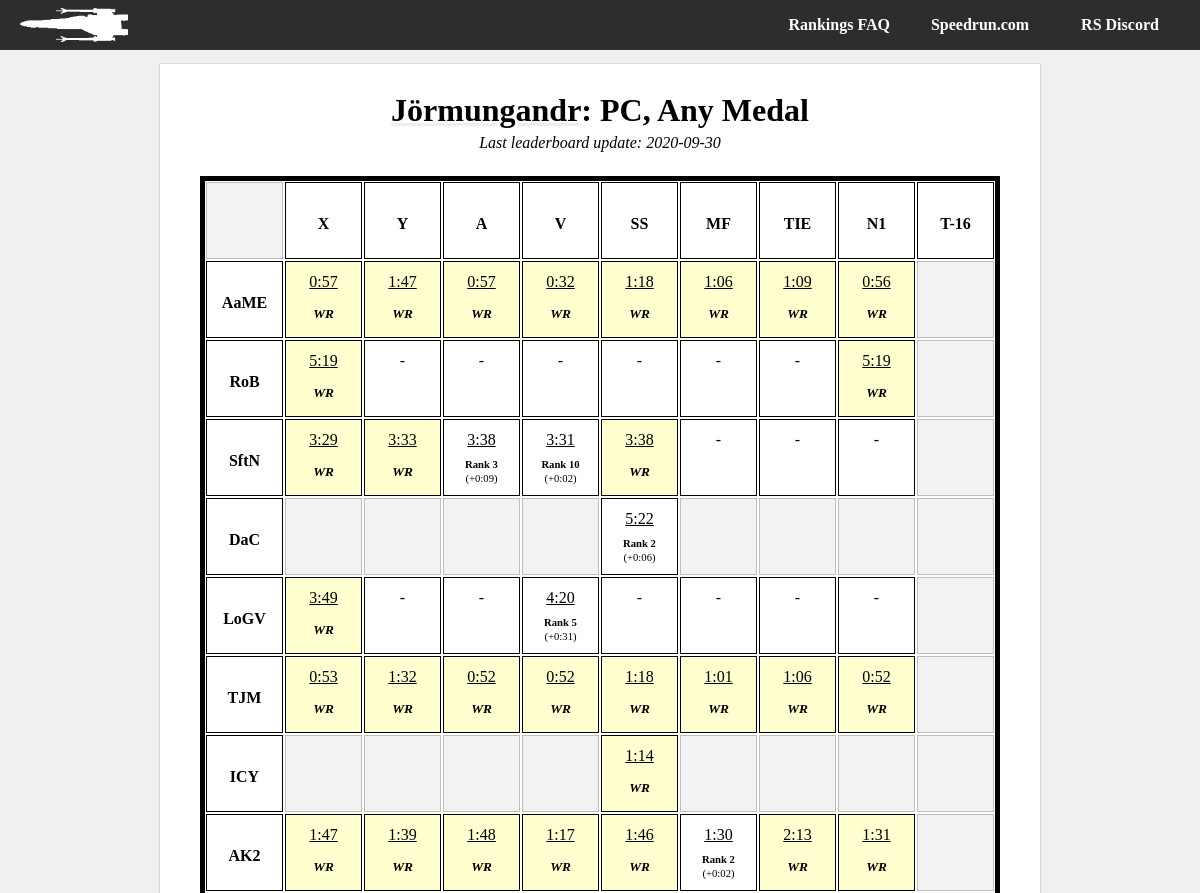
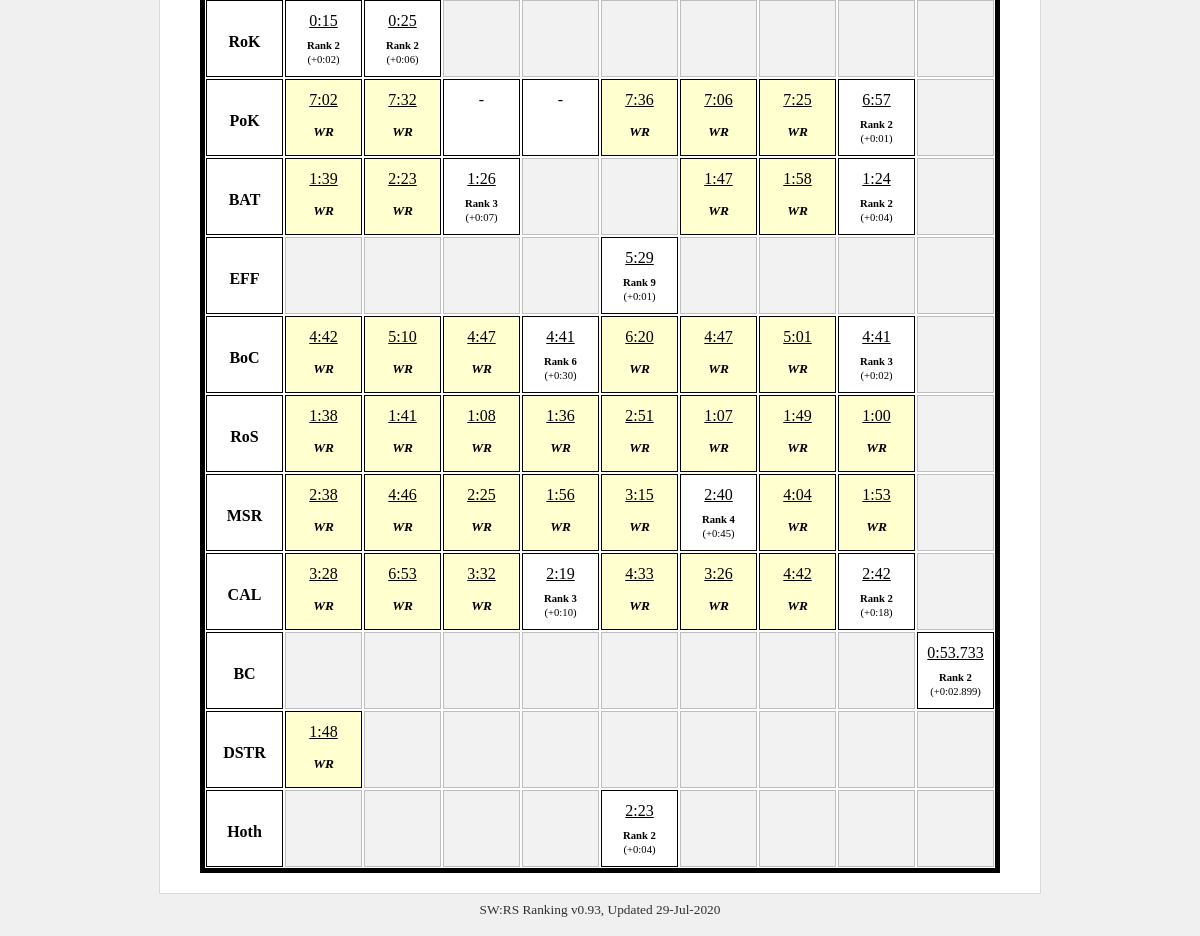
/player/Jörmungandr/pc_any, run on the app's committed database (2 pictures, top to bottom).
### tables this page shows
CREATE TABLE metadata (field          text primary key,value          text);

CREATE TABLE il_runs_20200930 (run_id          integer primary key,level           text,category        text,player          text,time            integer default 9999,platform        text,medal           text,src_link        text,rank            integer default 0);

### swrs.py (the view)
@app.route('/player/<player_id>/<category>')
def player_cat(player_id, category):
    con = lite.connect(DATABASE)
    with con:
        cur = con.cursor()
        cur.execute('SELECT value FROM metadata ' +
                    'WHERE field = "last_update"')
    last_up = cur.fetchall()[0][0]
    tag = last_up + '_' + category
    if category[0:2] == 'pc':
        console = "PC"
    elif category[0:3] == 'n64':
        console = 'N64'
    else:
        console = 'CONSOLE?'
    if category[-3:] == 'any':
        medal_type = "Any Medal"
    elif category[-4:] == 'gold':
        medal_type = 'Gold Medal'
    else:
        medal_type = 'MEDAL?'
    runs = []
    bests = []
    for lev in il_level_names:
        level_array = []
        bests_level = []
        for ship in il_category_names:
            cur = con.cursor()
            with con:
                cur.execute('SELECT level, category, time, rank, "src_link" ' +
                            'FROM il_runs_' + last_up + ' ' +
                            'WHERE player = "' + player_id + '" AND ' +
                            'platform = "' + console + '" AND ' +
                            'level = "' + lev + '" AND ' +
                            'category = "' + ship + '" AND ' +
                            'medal = "' + medal_type + '";')
            run = cur.fetchall()
            player_best = 0
            if run:
                run = list(run[0])
                player_best = run[2]
                run[2] = convert_seconds(player_best)
            level_array.append(run)
            with con:
                cur.execute('SELECT time ' +
                            'FROM il_runs_' + last_up + ' ' +
                            'WHERE rank = 1 AND ' +
                            'platform = "' + console + '" AND ' +
                            'level = "' + lev + '" AND ' +
                            'category = "' + ship + '" AND ' +
                            'medal = "' + medal_type + '";')
            best_run = cur.fetchall()
            if best_run:
                best_run = list(best_run[0])[0]
                print(player_best, best_run)
                best_run = player_best - best_run
                print(best_run)
                best_run = convert_seconds(best_run)
            bests_level.append(best_run)
        runs.append(level_array)
        bests.append(bests_level)
    try:
        return render_template('player-category.html',
                               name=player_id,
                               medal=medal_type,
                               platform=console,
                               runs=runs,
                               best_times=bests,
                               last_update=DATESTAMP)
    except Exception as e:
        return str(e)

### swrs.py (called while the page is built)
def convert_seconds(in_time):
    out_time = 'ERR'
    secs = in_time % 60
    mins = int((in_time - secs) // 60)
    if secs < 10:
        secs = '0' + str(secs)
    else:
        secs = str(secs)
    if len(secs) > 6:
        secs = secs[:6]
    elif len(secs) > 2:
        while len(secs) < 6:
            secs += '0'
    out_time = str(mins) + ':' + str(secs)
    return out_time

@app.teardown_appcontext
def close_connection(exception):
    db = getattr(g, '_database', None)
    if db is not None:
        db.close()

### templates/player-category.html
{% from "macros.html" import header, footer, categories, title, pc_title, player_chart %}
{{ header(name +" | SWRS") }}
{% set link = "/player/" + name %}
{{ pc_title(name, platform, medal, last_update, link) }}</a>
{% set level_acronyms = ["AaME",
"RoB",
"SftN",
"DaC",
"LoGV",
"TJM",
"ICY",
"AK2",
"RoK",
"PoK",
"BAT",
"EFF",
"BoC",
"RoS",
"MSR",
"CAL",
"BC",
"DSTR",
"Hoth"] %}
    <div id="about">
            <div id="runs-table">
                <div class="runs-table-row">
                    <div class="runs-table-timebox header ghosted"> </div>
                    <div class="runs-table-timebox header"><div class="centertext">X</div></div>
                    <div class="runs-table-timebox header"><div class="centertext">Y</div></div>
                    <div class="runs-table-timebox header"><div class="centertext">A</div></div>
                    <div class="runs-table-timebox header"><div class="centertext">V</div></div>
                    <div class="runs-table-timebox header"><div class="centertext">SS</div></div>
                    <div class="runs-table-timebox header"><div class="centertext">MF</div></div>
                    <div class="runs-table-timebox header"><div class="centertext">TIE</div></div>
                    <div class="runs-table-timebox header"><div class="centertext">N1</div></div>
                    <div class="runs-table-timebox header"><div class="centertext">T-16</div></div>
                </div>
            {% for i in range(runs|length): %}
                {% set level = runs[i] %}
                <div class="runs-table-row {{ level_acronyms[i] }}">
                <div class="runs-table-timebox header"><div class="centertext">{{ level_acronyms[i] }}</div></div>
                {% for j in range(level|length): %}
                    {% set ship = level[j] %}
                    {% if i in [0, 1, 2, 4, 5, 7, 9, 12, 13, 14, 15]: %}
                        {% if j == 8: %}
                            {% set ghost = 'ghosted' %}
                        {% else %}
                            {% set ghost = '' %}
                        {% endif %}
                    {% elif i in [3, 6, 11, 18]: %}
                        {% if j not in [4]: %}
                            {% set ghost = 'ghosted' %}
                        {% else %}
                            {% set ghost = '' %}
                        {% endif %}
                    {% elif i in [8]: %}
                        {% if j not in [0, 1]: %}
                            {% set ghost = 'ghosted' %}
                        {% else %}
                            {% set ghost = '' %}
                        {% endif %}
                    {% elif i in [10]: %}
                        {% if j in [3, 4, 8]: %}
                            {% set ghost = 'ghosted' %}
                        {% else %}
                            {% set ghost = '' %}
                        {% endif %}
                    {% elif i in [16]: %}
                        {% if j not in [8]: %}
                            {% set ghost = 'ghosted' %}
                        {% else %}
                            {% set ghost = '' %}
                        {% endif %}
                    {% elif i in [17]: %}
                        {% if j == 7 and platform == 'N64': %}
                            {% set ghost = '' %}
                        {% elif j not in [0]: %}
                            {% set ghost = 'ghosted' %}
                        {% else %}
                            {% set ghost = '' %}
                        {% endif %}
                    {% endif %}
                    {% if ship[3] == 1 %}
                        {% set wr='wr'%}
                    {% endif %}
                        {% if ship: %}
                            <a href="{{ ship[4] }}" class="timebox">
                                <div class="runs-table-timebox {{ ghost }} {{ wr }}">
                                        <div class="runs-table-time">
                                            {{ ship[2] }}
                                        </div>
                                        <div class="runs-table-ranking {{wr}}">
                                        {% if ship[3] == 1 %}
                                                WR
                                        {% else %}
                                                <b>Rank {{ ship[3] }}</b>
                                            </div>
                                            <div class="runs-table-difference">
                                                (+{{ best_times[i][j] }})
                                        {% endif %}
                                        </div>
                                </div>
                            </a>
                        {% else %}
                    <div class="runs-table-timebox {{ ghost }} {{ wr }}">
                            {% if ghost == '': %}
                            -
                            {% endif %}
                    </div>
                        {% endif %}
                {% endfor %}
                </div>
            {% endfor %}
            </div>
    </div>
{{ footer() }}

### templates/macros.html (shortened to what this page needs)
{% macro header(header_text) %}
<html>
    <head>
        <link rel="stylesheet" type="text/css" href="{{ url_for('static', filename = 'style.css') }}" />
    </head>
    <body>
    <div id="container">
        {{ tabs() }}
    <div id="body-wrapper">
        <div id="body-content">
{% endmacro %}
{% macro tabs() %}
        <div id="body-tabs">
            <div id="lefttabs">
                <a href="/"><img src= {{ url_for('static', filename = 'logo.png') }}></a>
            </div>
            <div id="righttabs">
                <a href="https://discord.gg/Gp7swfc"><div id="tab" class="topplayers back">RS Discord</div></a>
            </div>
            <div id="righttabs">
                <a href="https://www.speedrun.com/rogue1/"><div id="tab" class="topplayers back">Speedrun.com</div></a>
            </div>
            <div id="righttabs">
                <a href="/faq"><div id="tab" class="topplayers back">Rankings FAQ</div></a>
            </div>
        </div>
{% endmacro %}
{% macro pc_title(name, platform, medal, date, link='') %}
            <div id="title">
                <h1>
                    <a href="{{link}}">{{ name }}</a>: {{platform}}, {{medal}}
                </h1>
                {% if date %}
                <div id="lastupdate">
                    <p>Last leaderboard update: {{ date[:4] }}-{{ date[4:6] }}-{{ date[6:] }}</p>
                </div>
                {% endif %}
            </div>
{% endmacro %}
{% macro footer() %}
            </div>
            <div id="footertext">
                <span title="v0.93 Madine">SW:RS Ranking v0.93, Updated 29-Jul-2020</span>
            </div>
        </div>
    </div>
    </body>
</html>
{% endmacro %}

### static/style.css (style rules this page uses)
body { font-family: 'LiberationSerif', 'Bookman', 'Times', Serif; margin: 0px; background: #f0f0f0; position: relative; }
#container { position: absolute; width: 100%; height: 100%; }
#body-wrapper { width: max-content; max-width: 95%; margin-left:auto; margin-right:auto; padding: 10px; display: block; position: relative; overflow: hidden !important; }
#body-tabs { display: block; overflow: hidden; background: #2d2d2d; padding: 0px 10px; height: 50px; background-repeat: no-repeat; background-size: auto 35px; background-attachment: fixed; background-position-x: center; background-position-y: 7px; }
#tab { display: inline-block; color: #ffffff; padding: 00px 20px; border-radius: 0px; margin: 0px; min-width: 100px; text-align: center; font-weight: bold; line-height: 50px; height: 100%; }
#lefttabs { float: left; }
#lefttabs img { padding: 8px 10px; height: 34px; }
#righttabs { float: right; }
#body-content { border: 1px #dadada solid; min-height: 100px; background: #ffffff; border-radius: 0px; margin-top: 3px; padding: 20px 40px; }
#title { text-align: center; margin: .5em 0em 1.5em 0em; font-weight: bold; font-style: italic; }
#title h1 { margin: 0em 0em .0em 0em; font-style: normal; }
h1 a { text-decoration: underline #eee; color: #000; }
#footertext { text-align: center; font-size: 10pt; padding: 8px; opacity: 0.8; }
#lastupdate p { font-weight: normal; padding: 0; margin: 5px 0 0 0; }
#runs-table { border: 5px solid #000000; overflow: hidden; }
.runs-table-row { display: flex; flex-direction: row; flex-wrap: nowrap; justify-content: flex-start; align-items: stretch; align-content: stretch; }
.runs-table-timebox { margin: 1px; width: 75px; height: 55px; line-height: 20px; padding-top: 10px; padding-bottom: 10px; border: 1px solid #000000; text-align: center; vertical-align: middle; }
.runs-table-timebox.header { font-weight: bold; display: flex; align-items: center; justify-content: center; }
.centertext { padding: 0 !important; line-height: 12pt; height: 10px; }
.runs-table-timebox.ghosted { opacity: 0.25; background: #cccccc; }
.runs-table-timebox.wr { background: #ffff0030; }
.runs-table-ranking { font-size: 8pt; padding-top: 10px; margin: 0; line-height: 8pt; }
.runs-table-ranking.wr { line-height: 16pt; font-size: 10pt; padding-top: 11px; font-weight: bold; font-style: italic; }
.runs-table-difference { font-size: 8pt; padding-top: 3px; margin: 0; line-height: 8pt; }
.runs-table-time { text-decoration: underline; }
.timebox { text-decoration: none; color: #000; }

### data on the page
metadata: value "2020", value "09", value "30"
il_runs_20200930: time "0:57"
il_runs_20200930: time "0:57"
il_runs_20200930: time "0:32"
il_runs_20200930: time "0:56"
il_runs_20200930: rank "3"
il_runs_20200930: rank "10"
il_runs_20200930: rank "2"
il_runs_20200930: rank "5"
il_runs_20200930: time "0:53"
il_runs_20200930: time "0:52"
il_runs_20200930: time "0:52"
il_runs_20200930: time "0:52"
il_runs_20200930: rank "2"
il_runs_20200930: time "2:13"
il_runs_20200930: time "0:15", rank "2"
il_runs_20200930: time "0:25", rank "2"
il_runs_20200930: rank "2"
il_runs_20200930: rank "3"
il_runs_20200930: rank "2"
il_runs_20200930: rank "9"
il_runs_20200930: rank "6"
il_runs_20200930: rank "3"
il_runs_20200930: rank "4"
il_runs_20200930: rank "3"
il_runs_20200930: rank "2"
il_runs_20200930: time "0:53.733", rank "2"
il_runs_20200930: rank "2"

### other printed values
{{ name }} "Jörmungandr"
{{ platform }} "PC"
{{ medal }} "Any Medal"
{{ level_acronyms[i] }} "AaME" "RoB" "SftN" "DaC" "LoGV" "TJM" "ICY" "AK2" "RoK" "PoK" "BAT" "EFF" "BoC" "RoS" "MSR" "CAL" "BC" "DSTR" "Hoth"
{{ ship[2] }} "1:47" "1:18" "1:06" "1:09" "5:19" "5:19" "3:29" "3:33" "3:38" "3:31" "3:38" "5:22" "3:49" "4:20" "1:32" "1:18" "1:01" "1:06" "1:14" "1:47" "1:39" "1:48" "1:17" "1:46" "1:30" "1:31" "7:02" "7:32" "7:36" "7:06" "7:25" "6:57" "1:39" "2:23" "1:26" "1:47" "1:58" "1:24" "5:29" "4:42" "5:10" "4:47" "4:41" "6:20" "4:47" "5:01" "4:41" "1:38" "1:41" "1:08" "1:36" "2:51" "1:07" "1:49" "1:00" "2:38" "4:46" "2:25" "1:56" "3:15" "2:40" "4:04" "1:53" "3:28" "6:53" "3:32" "2:19" "4:33" "3:26" "4:42" "2:42" "1:48" "2:23"
{{ best_times[i][j] }} "0:09" "0:02" "0:06" "0:31" "0:02" "0:02" "0:06" "0:01" "0:07" "0:04" "0:01" "0:30" "0:02" "0:45" "0:10" "0:18" "0:02.899" "0:04"
